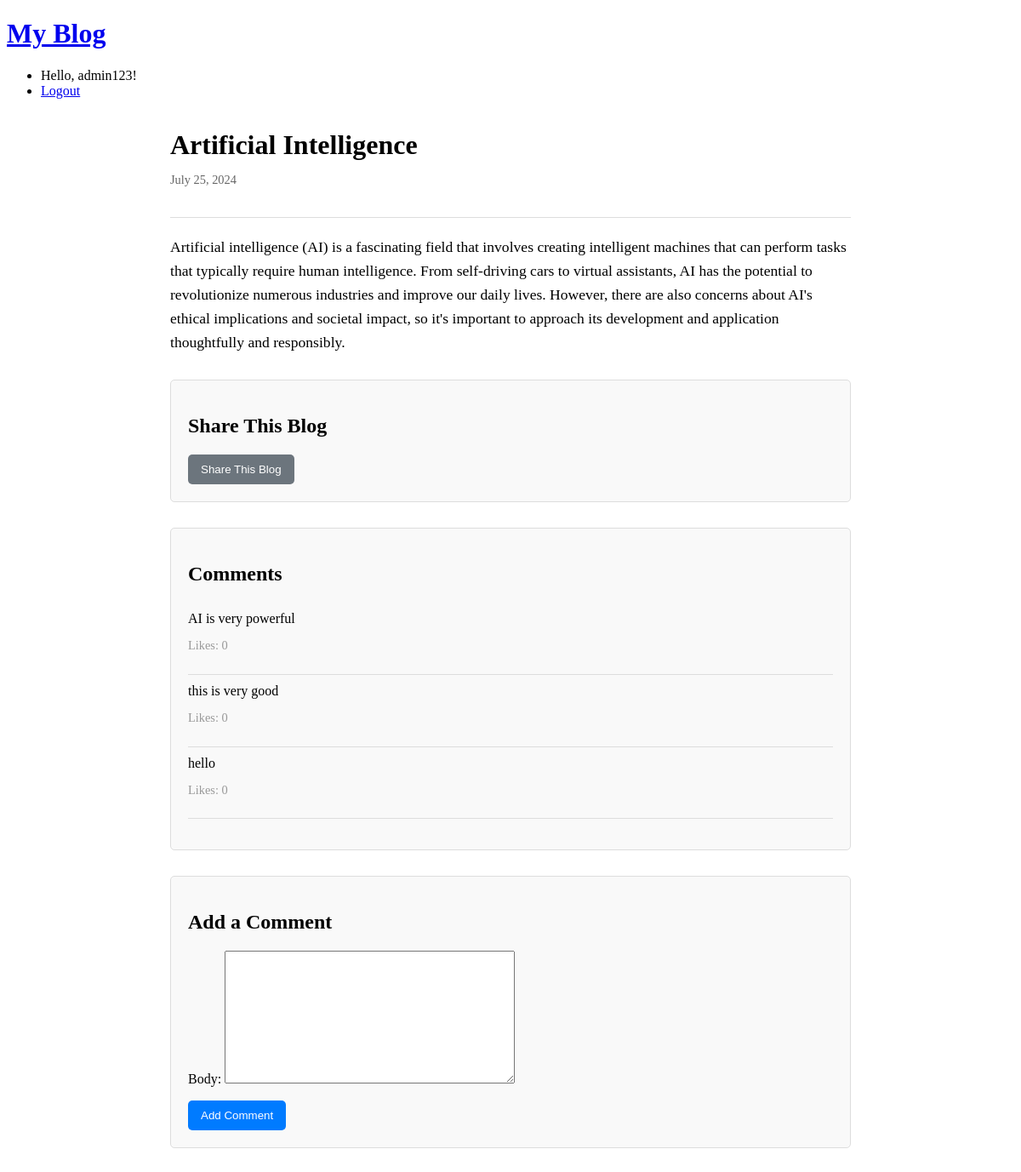
/blog/1/ (signed in), run on the app's committed database.
### blog/models.py (models this page shows, shortened)
class Blog(models.Model):
    title = models.CharField(max_length=200)
    body = models.TextField()
    author = models.ForeignKey(User, on_delete=models.CASCADE)
    created_at = models.DateTimeField(auto_now_add=True)
    updated_at = models.DateTimeField(auto_now=True)
    tags = TaggableManager()
    class Meta:
        ordering = ['-created_at']

class Comment(models.Model):
    blog = models.ForeignKey(Blog, on_delete=models.CASCADE, related_name='comments')
    author = models.ForeignKey(User, on_delete=models.CASCADE)
    body = models.TextField()
    created_at = models.DateTimeField(auto_now_add=True)
    likes = models.ManyToManyField(User, related_name='comment_likes', blank=True)

### blog/views.py (the view)
# urls.py: path('<int:id>/', views.blog_detail, name='blog_detail'),
def blog_detail(request, id):
    blog = get_object_or_404(Blog, id=id)
    comments = blog.comments.all()
    new_comment = None
    if request.method == 'POST':
        comment_form = CommentForm(request.POST)
        if comment_form.is_valid():
            new_comment = comment_form.save(commit=False)
            new_comment.blog = blog
            new_comment.author = request.user
            new_comment.save()
    else:
        comment_form = CommentForm()
    return render(request, 'blog/blog_detail.html', {'blog': blog, 'comments': comments, 'comment_form': comment_form, 'new_comment': new_comment})

### blog/forms.py
class CommentForm(forms.ModelForm):
    class Meta:
        model = Comment
        fields = ('body',)

### blog/templates/blog/blog_detail.html (shortened to what this page needs)
{% extends "base_generic.html" %}
{% block content %}
<div class="container">
    <header class="blog-header">
        <h1 class="blog-title">{{ blog.title }}</h1>
        <p class="blog-date">{{ blog.created_at|date:"F j, Y" }}</p>
    </header>
    <div class="blog-content">
        <p>{{ blog.body }}</p>
    </div>
    <section class="share-blog">
        <h2>Share This Blog</h2>
        <button class="btn btn-secondary" onclick="toggleShareForm()">Share This Blog</button>
    </section>
    <section class="comments-section">
        <h2>Comments</h2>
        {% if blog.comments.all %}
            <ul class="comments-list">
                {% for comment in blog.comments.all %}
                    <li class="comment">
                        <p class="comment-body">{{ comment.body }}</p>
                        <p class="comment-likes">Likes: {{ comment.likes.count }}</p>
                    </li>
                {% endfor %}
            </ul>
        {% else %}
            <p>No comments yet. Be the first to comment!</p>
        {% endif %}
    </section>
    {% if user.is_authenticated %}
        <section class="comment-form-section">
            <h2>Add a Comment</h2>
            <form method="post" class="comment-form">
                {{ comment_form.as_p }}
                <button type="submit" class="btn btn-primary">Add Comment</button>
            </form>
        </section>
    {% else %}
        <p class="login-prompt">Log in to leave a comment. <a href="{% url 'login' %}">Login here</a>.</p>
    {% endif %}
</div>
{% endblock %}

### blog/templates/base_generic.html (shortened to what this page needs)
<!DOCTYPE html>
<html>
<head>
    {% load static %}
    <link rel="stylesheet" href="{% static 'css/styles.css' %}">
</head>
<body>
    <header>
        <h1><a href="{% url 'blog_list' %}">My Blog</a></h1>
        <nav>
            <ul>
                {% if user.is_authenticated %}
                    <li>Hello, {{ user.username }}!</li>
                    <li><a href="{% url 'logout' %}">Logout</a></li>
                {% else %}
                    <li><a href="{% url 'login' %}">Login</a></li>
                    <li><a href="{% url 'sign_up' %}">Sign Up</a></li>
                {% endif %}
            </ul>
        </nav>
    </header>
    <main>
        {% block content %}
        {% endblock %}
    </main>
</body>
</html>

### blog/static/css/styles.css (style rules this page uses)
.container { max-width: 800px; margin: 0 auto; padding: 20px; }
.blog-header { border-bottom: 1px solid #ddd; padding-bottom: 20px; margin-bottom: 20px; }
.blog-title { font-size: 2em; margin: 0; }
.blog-date { color: #666; font-size: 0.9em; }
.blog-content { font-size: 1.1em; line-height: 1.6; }
.share-blog { margin-top: 30px; padding: 20px; border: 1px solid #ddd; border-radius: 5px; background-color: #f9f9f9; }
.comments-section { margin-top: 30px; padding: 20px; border: 1px solid #ddd; border-radius: 5px; background-color: #f9f9f9; }
.comments-list { list-style-type: none; padding: 0; }
.comment { border-bottom: 1px solid #ddd; padding: 10px 0; }
.comment-body { font-size: 1em; margin: 0; }
.comment-likes { color: #999; font-size: 0.9em; }
.btn-primary { background-color: #007bff; color: white; border: none; padding: 10px 15px; border-radius: 5px; cursor: pointer; }
.btn-secondary { background-color: #6c757d; color: white; border: none; padding: 10px 15px; border-radius: 5px; cursor: pointer; }
.comment-form-section { margin-top: 30px; padding: 20px; border: 1px solid #ddd; border-radius: 5px; background-color: #f9f9f9; }

### data on the page
Blog: title "Artificial Intelligence", created_at "July 25, 2024", body "Artificial intelligence (AI) is a fascinating field that involves creating intelligent machines that can perform tasks that typically require human intelligence. From self-driving cars to virtual assistants, AI has the potential to revolutionize numerous industries and improve our daily lives. However, there are also concerns about AI's ethical implications and societal impact, so it's important to approach its development and application thoughtfully and responsibly."
Comment: body "AI is very powerful", likes.count "0"
Comment: body "this is very good", likes.count "0"
Comment: body "hello", likes.count "0"

### other printed values
{{ user.username }} "admin123"
